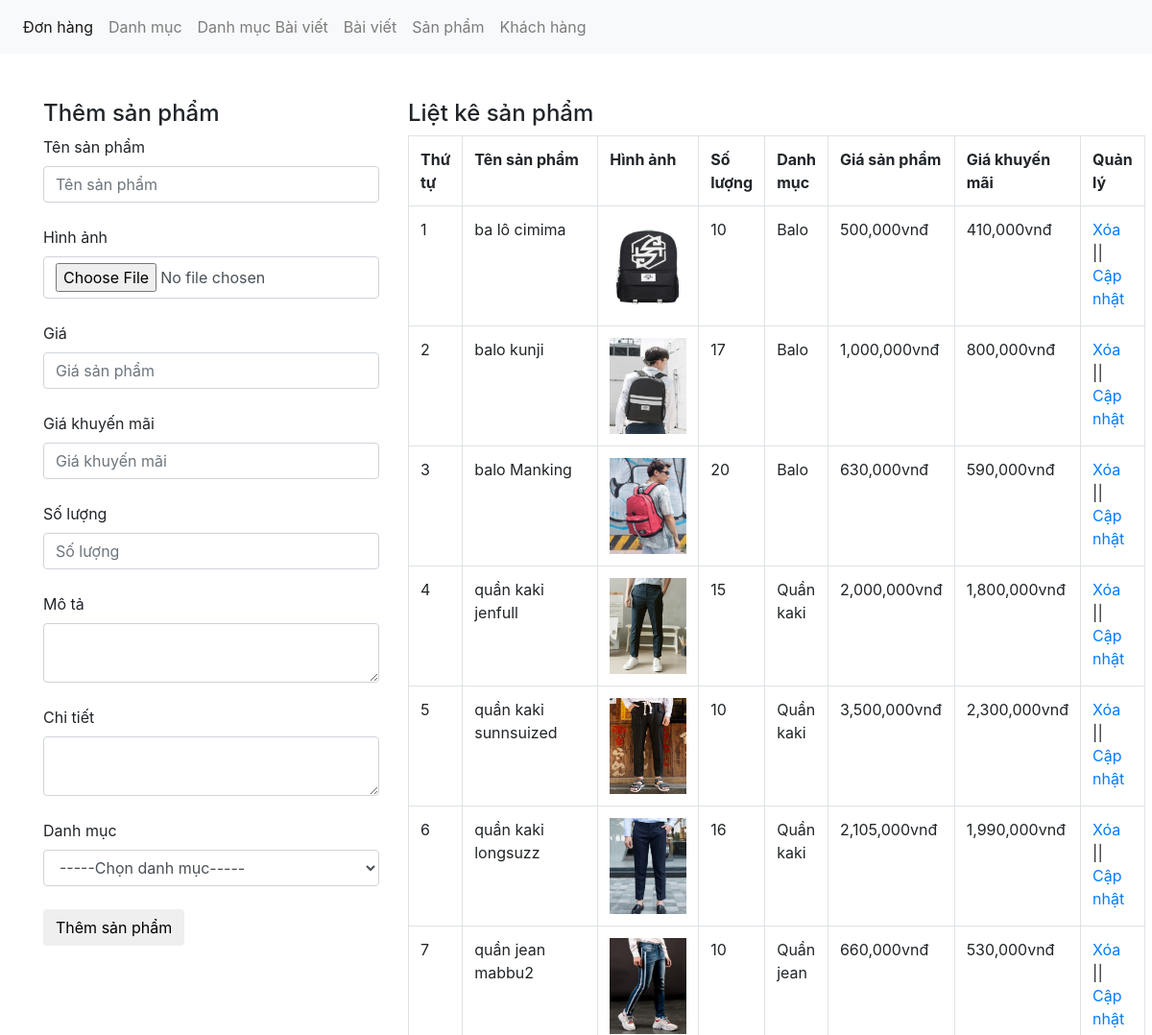
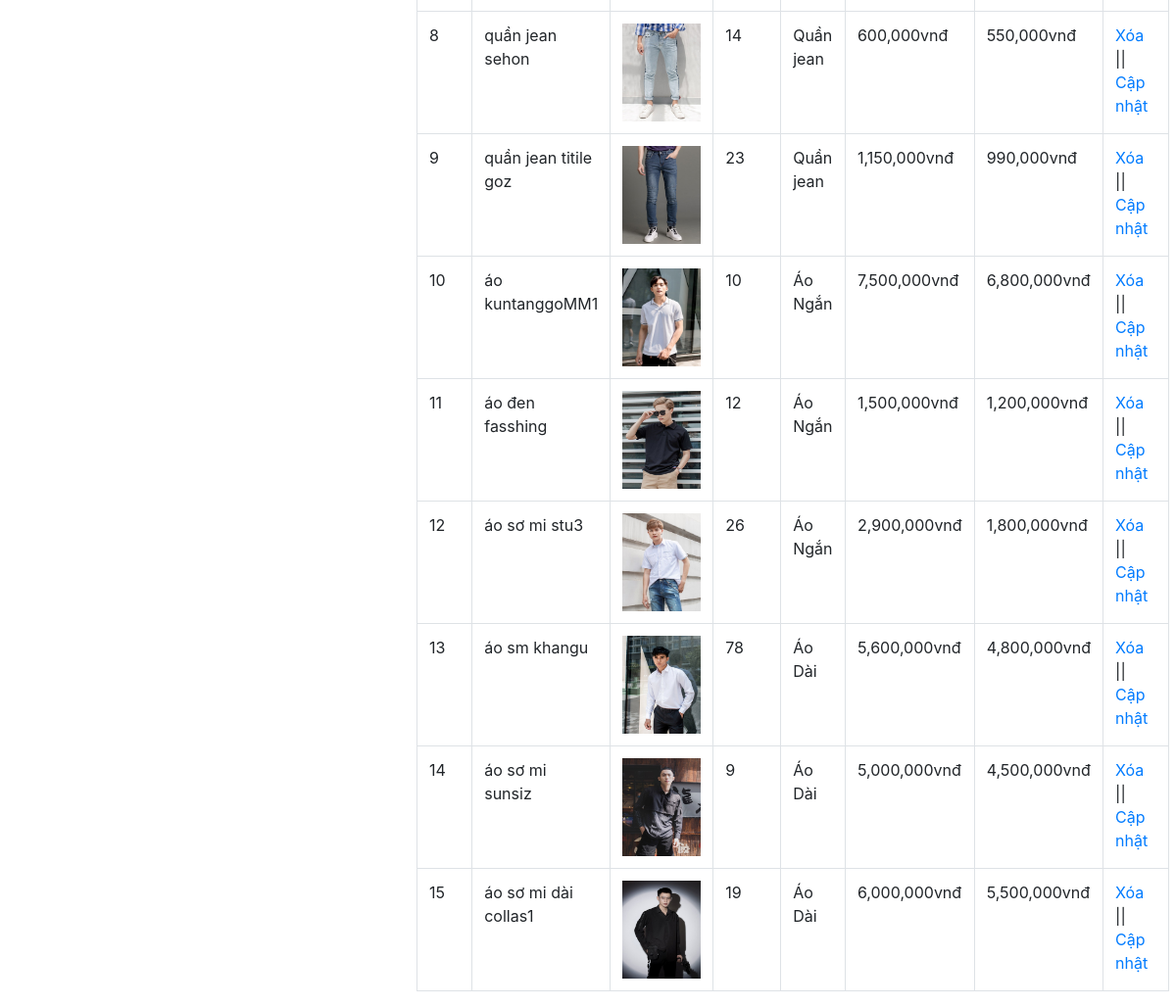
Screenshot of /admin/xulysanpham.php with the database file from the repository (2 pictures, top to bottom).
### tables this page shows
CREATE TABLE `tbl_sanpham` (
  `sanpham_id` int(11) NOT NULL,
  `category_id` int(11) NOT NULL,
  `sanpham_name` varchar(255) NOT NULL,
  `sanpham_chitiet` text NOT NULL,
  `sanpham_mota` text NOT NULL,
  `sanpham_gia` varchar(100) NOT NULL,
  `sanpham_giakhuyenmai` varchar(100) NOT NULL,
  `sanpham_active` int(11) NOT NULL,
  `sanpham_hot` int(11) NOT NULL,
  `sanpham_soluong` int(11) NOT NULL,
  `sanpham_image` varchar(50) NOT NULL
);

CREATE TABLE `tbl_category` (
  `category_id` int(11) NOT NULL,
  `category_name` varchar(50) NOT NULL
);

### admin/xulysanpham.php (the view, shortened to what this page needs)
<?php
	include('../db/connect.php');
?>
<!DOCTYPE html>
<html lang="en">
<head>
	<link href="../css/bootstrap.css" rel="stylesheet" type="text/css" media="all" />
</head>
<body>
	<nav class="navbar navbar-expand-lg navbar-light bg-light">
	  <div class="collapse navbar-collapse" id="navbarNav">
	    <ul class="navbar-nav">
	      <li class="nav-item active">
	        <a class="nav-link" href="xulydonhang.php">Đơn hàng <span class="sr-only">(current)</span></a>
	      </li>
	      <li class="nav-item">
	        <a class="nav-link" href="xulydanhmuc.php">Danh mục</a>
	      </li>
	       <li class="nav-item">
	        <a class="nav-link" href="xulydanhmucbaiviet.php">Danh mục Bài viết</a>
	      </li>
	         <li class="nav-item">
	        <a class="nav-link" href="xulybaiviet.php">Bài viết</a>
	      </li>
	      <li class="nav-item">
	        <a class="nav-link" href="xulysanpham.php">Sản phẩm</a>
	      </li>
	       <li class="nav-item">
	        <a class="nav-link" href="xulykhachhang.php">Khách hàng</a>
	      </li>
	    </ul>
	  </div>
	</nav><br><br>
	<div class="container">
		<div class="row">
		<?php
			if(isset($_GET['quanly'])=='capnhat'){
				$id_capnhat = $_GET['capnhat_id'];
				$sql_capnhat = mysqli_query($con,"SELECT * FROM tbl_sanpham WHERE sanpham_id='$id_capnhat'");
				$row_capnhat = mysqli_fetch_array($sql_capnhat);
				$id_category_1 = $row_capnhat['category_id'];
				?>
				<div class="col-md-4">
				<h4>Cập nhật sản phẩm</h4>
				<form action="" method="POST" enctype="multipart/form-data">
					<label>Tên sản phẩm</label>
					<input type="text" class="form-control" name="tensanpham" value="<?php echo $row_capnhat['sanpham_name'] ?>"><br>
					<input type="hidden" class="form-control" name="id_update" value="<?php echo $row_capnhat['sanpham_id'] ?>">
					<label>Hình ảnh</label>
					<input type="file" class="form-control" name="hinhanh"><br>
					<img src="../uploads/<?php echo $row_capnhat['sanpham_image'] ?>" height="80" width="80"><br>
					<label>Giá</label>
					<input type="text" class="form-control" name="giasanpham" value="<?php echo $row_capnhat['sanpham_gia'] ?>"><br>
					<label>Giá khuyến mãi</label>
					<input type="text" class="form-control" name="giakhuyenmai" value="<?php echo $row_capnhat['sanpham_giakhuyenmai'] ?>"><br>
					<label>Số lượng</label>
					<input type="text" class="form-control" name="soluong" value="<?php echo $row_capnhat['sanpham_soluong'] ?>"><br>
					<label>Mô tả</label>
					<textarea class="form-control" rows="10" name="mota"><?php echo $row_capnhat['sanpham_mota'] ?></textarea><br>
					<label>Chi tiết</label>
					<textarea class="form-control" rows="10" name="chitiet"><?php echo $row_capnhat['sanpham_chitiet'] ?></textarea><br>
					<label>Danh mục</label>
					<?php
					$sql_danhmuc = mysqli_query($con,"SELECT * FROM tbl_category ORDER BY category_id DESC");
					?>
					<select name="danhmuc" class="form-control">
						<option value="0">-----Chọn danh mục-----</option>
						<?php
						while($row_danhmuc = mysqli_fetch_array($sql_danhmuc)){
							if($id_category_1==$row_danhmuc['category_id']){
						?>
						<option selected value="<?php echo $row_danhmuc['category_id'] ?>"><?php echo $row_danhmuc['category_name'] ?></option>
						<?php
							}else{
						?>
						<option value="<?php echo $row_danhmuc['category_id'] ?>"><?php echo $row_danhmuc['category_name'] ?></option>
						<?php
							}
						}
						?>
					</select><br>
					<input type="submit" name="capnhatsanpham" value="Cập nhật sản phẩm" class="btn btn-default">
				</form>
				</div>
			<?php
			}else{
				?>
				<div class="col-md-4">
				<h4>Thêm sản phẩm</h4>
				<form action="" method="POST" enctype="multipart/form-data">
					<label>Tên sản phẩm</label>
					<input type="text" class="form-control" name="tensanpham" placeholder="Tên sản phẩm"><br>
					<label>Hình ảnh</label>
					<input type="file" class="form-control" name="hinhanh"><br>
					<label>Giá</label>
					<input type="text" class="form-control" name="giasanpham" placeholder="Giá sản phẩm"><br>
					<label>Giá khuyến mãi</label>
					<input type="text" class="form-control" name="giakhuyenmai" placeholder="Giá khuyến mãi"><br>
					<label>Số lượng</label>
					<input type="text" class="form-control" name="soluong" placeholder="Số lượng"><br>
					<label>Mô tả</label>
					<textarea class="form-control" name="mota"></textarea><br>
					<label>Chi tiết</label>
					<textarea class="form-control" name="chitiet"></textarea><br>
					<label>Danh mục</label>
					<select name="danhmuc" class="form-control">
						<option value="0">-----Chọn danh mục-----</option>
					</select><br>
					<input type="submit" name="themsanpham" value="Thêm sản phẩm" class="btn btn-default">
				</form>
				</div>
				<?php
			}
				?>
			<div class="col-md-8">
				<h4>Liệt kê sản phẩm</h4>
				<?php
				$sql_select_sp = mysqli_query($con,"SELECT * FROM tbl_sanpham,tbl_category WHERE tbl_sanpham.category_id=tbl_category.category_id ORDER BY tbl_sanpham.sanpham_id DESC");
				?>
				<table class="table table-bordered ">
					<tr>
						<th>Thứ tự</th>
						<th>Tên sản phẩm</th>
						<th>Hình ảnh</th>
						<th>Số lượng</th>
						<th>Danh mục</th>
						<th>Giá sản phẩm</th>
						<th>Giá khuyến mãi</th>
						<th>Quản lý</th>
					</tr>
					<?php
					$i = 0;
					while($row_sp = mysqli_fetch_array($sql_select_sp)){
						$i++;
					?>
					<tr>
						<td><?php echo $i ?></td>
						<td><?php echo $row_sp['sanpham_name'] ?></td>
						<td><img src="../uploads/<?php echo $row_sp['sanpham_image'] ?>" height="100" width="80"></td>
						<td><?php echo $row_sp['sanpham_soluong'] ?></td>
						<td><?php echo $row_sp['category_name'] ?></td>
						<td><?php echo number_format($row_sp['sanpham_gia']).'vnđ' ?></td>
						<td><?php echo number_format($row_sp['sanpham_giakhuyenmai']).'vnđ' ?></td>
						<td><a href="?xoa=<?php echo $row_sp['sanpham_id'] ?>">Xóa</a> || <a href="xulysanpham.php?quanly=capnhat&capnhat_id=<?php echo $row_sp['sanpham_id'] ?>">Cập nhật</a></td>
					</tr>
				<?php
					}
					?>
				</table>
			</div>
		</div>
	</div>
</body>
</html>

### rows the page displays
tbl_sanpham: sanpham_name "ba lô cimima", sanpham_image (picture), sanpham_soluong "10", category.category_name "Balo", sanpham_gia "500,000", sanpham_giakhuyenmai "410,000"
tbl_sanpham: sanpham_name "balo kunji", sanpham_image (picture), sanpham_soluong "17", category.category_name "Balo", sanpham_gia "1,000,000", sanpham_giakhuyenmai "800,000"
tbl_sanpham: sanpham_name "balo Manking", sanpham_image (picture), sanpham_soluong "20", category.category_name "Balo", sanpham_gia "630,000", sanpham_giakhuyenmai "590,000"
tbl_sanpham: sanpham_name "quần kaki jenfull", sanpham_image (picture), sanpham_soluong "15", category.category_name "Quần kaki", sanpham_gia "2,000,000", sanpham_giakhuyenmai "1,800,000"
tbl_sanpham: sanpham_name "quần kaki sunnsuized", sanpham_image (picture), sanpham_soluong "10", category.category_name "Quần kaki", sanpham_gia "3,500,000", sanpham_giakhuyenmai "2,300,000"
tbl_sanpham: sanpham_name "quần kaki longsuzz", sanpham_image (picture), sanpham_soluong "16", category.category_name "Quần kaki", sanpham_gia "2,105,000", sanpham_giakhuyenmai "1,990,000"
tbl_sanpham: sanpham_name "quần jean mabbu2", sanpham_image (picture), sanpham_soluong "10", category.category_name "Quần jean", sanpham_gia "660,000", sanpham_giakhuyenmai "530,000"
tbl_sanpham: sanpham_name "quần jean sehon", sanpham_image (picture), sanpham_soluong "14", category.category_name "Quần jean", sanpham_gia "600,000", sanpham_giakhuyenmai "550,000"
tbl_sanpham: sanpham_name "quần jean titile goz", sanpham_image (picture), sanpham_soluong "23", category.category_name "Quần jean", sanpham_gia "1,150,000", sanpham_giakhuyenmai "990,000"
tbl_sanpham: sanpham_name "áo kuntanggoMM1", sanpham_image (picture), sanpham_soluong "10", category.category_name "Áo Ngắn", sanpham_gia "7,500,000", sanpham_giakhuyenmai "6,800,000"
tbl_sanpham: sanpham_name "áo đen fasshing", sanpham_image (picture), sanpham_soluong "12", category.category_name "Áo Ngắn", sanpham_gia "1,500,000", sanpham_giakhuyenmai "1,200,000"
tbl_sanpham: sanpham_name "áo sơ mi stu3", sanpham_image (picture), sanpham_soluong "26", category.category_name "Áo Ngắn", sanpham_gia "2,900,000", sanpham_giakhuyenmai "1,800,000"
tbl_sanpham: sanpham_name "áo sm khangu", sanpham_image (picture), sanpham_soluong "78", category.category_name "Áo Dài", sanpham_gia "5,600,000", sanpham_giakhuyenmai "4,800,000"
tbl_sanpham: sanpham_name "áo sơ mi sunsiz", sanpham_image (picture), sanpham_soluong "9", category.category_name "Áo Dài", sanpham_gia "5,000,000", sanpham_giakhuyenmai "4,500,000"
tbl_sanpham: sanpham_name "áo sơ mi dài collas1", sanpham_image (picture), sanpham_soluong "19", category.category_name "Áo Dài", sanpham_gia "6,000,000", sanpham_giakhuyenmai "5,500,000"
